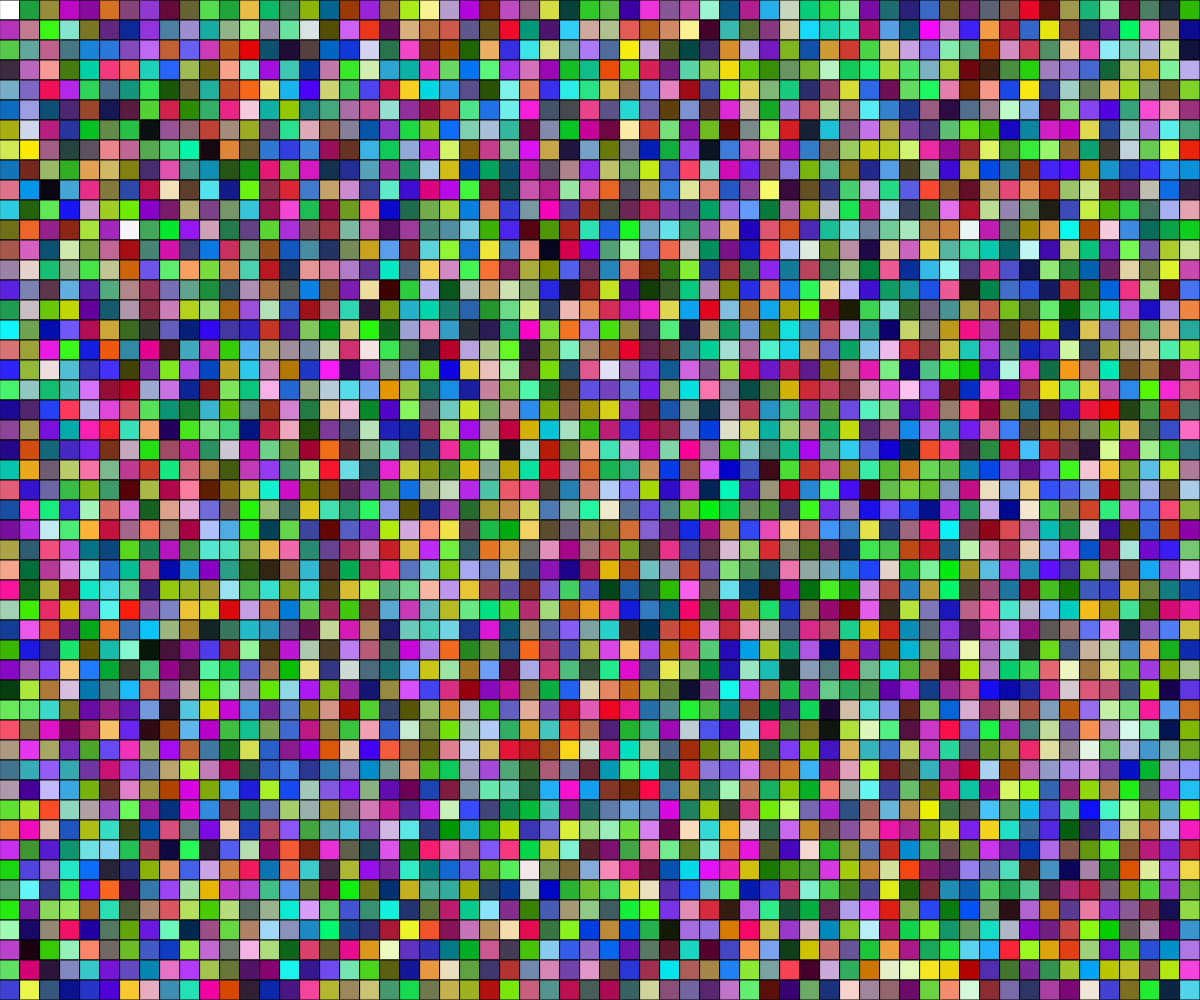
Frame 1 (no input)
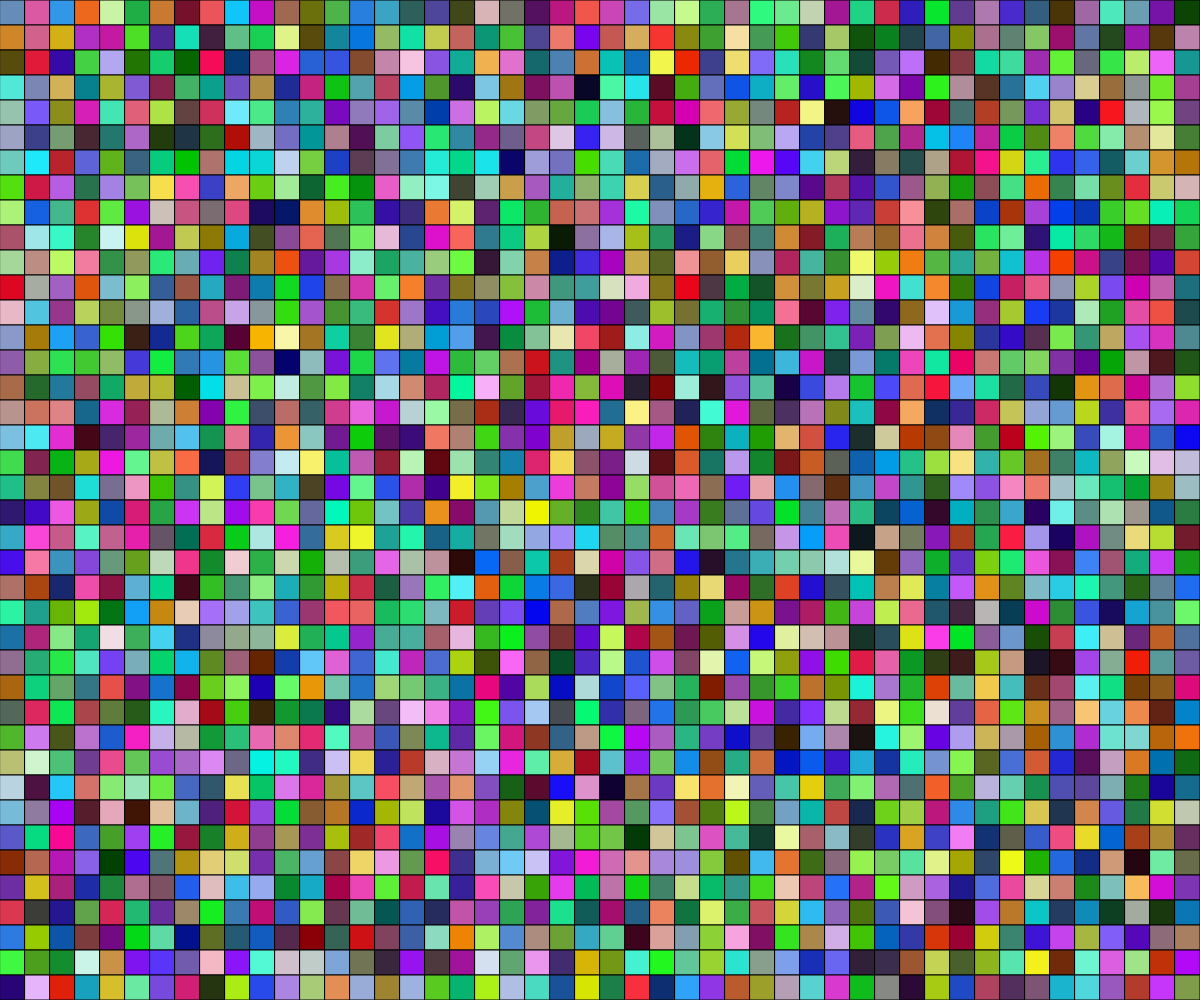
Frame 2 (the mouse pressed at the canvas centre, redrawn once)

The p5.js sketch that drew these frames (run headless with seeded random() and noise() and a simulated clock; the mouse was pressed at the canvas centre and the sketch redrawn once):

// p5.js sketch
// ── sketch.js
// Multicolor
// Melody Chen
// March 1, 2024

let squareSize = 20;

function setup() {
  createCanvas(windowWidth, windowHeight);
  noLoop();
  document.addEventListener("contextmenu", event => event.preventDefault())
}

function draw() {
  squareLoops();

}

function squareLoops(){
  for(let x = 0; x < width; x += squareSize){
    for(let y=0; y < height; y += squareSize){
      stroke(0);
      square(x,y,squareSize);
      fill(random(250), random(250), random(250));
    }
  }
}

function mousePressed(){
  if(20 - squareSize >= 5){
    if(mouseButton === LEFT){
      squareSize = squareSize + 5;
    }
    if(mouseButton === RIGHT){
      squareSize = squareSize - 0.005;
    }
  }
  else{
    if(mouseButton === LEFT){
      squareSize = squareSize + 5;
    }
    if(mouseButton === RIGHT){
      squareSize = squareSize - 5;
    }
  }
  
  squareLoops();
}

function keyPressed(){
  if(key === "a"){
    squareLoops();
  }
}
